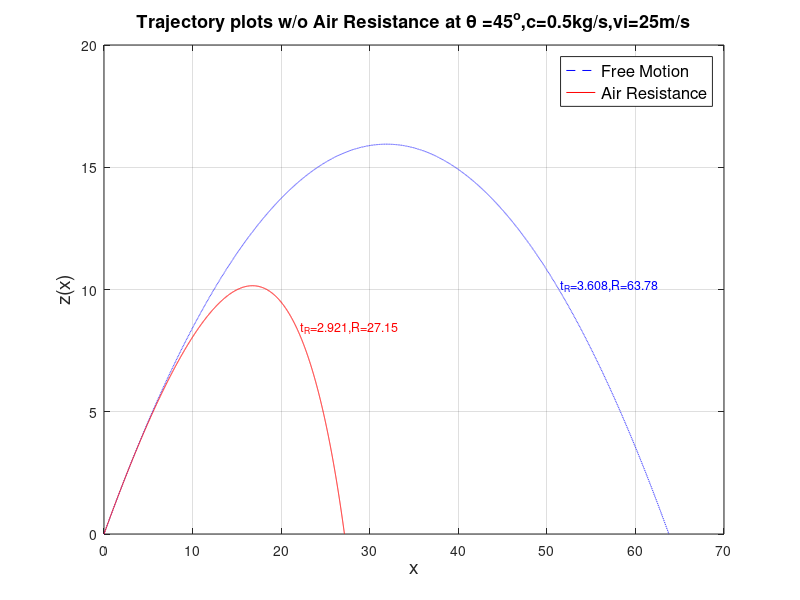

MATLAB code for this plot:
%projectile2.m - motion with air resistance
%plots the projectile trajectory:
%z(x)=(m*g/c+viz)*(x-xi)/vix+m^2*g*log(1-c*(x-xi)/m/vix)/c^2
clear;
vi=25;zi=0;xi=0;th=45;g=9.8;%initial: speed, positions, angle, gravity
c=0.5; m=1; % Drag Coeff and mass
vix=vi*cos(th*2*pi/360); viz=vi*sin(th*2*pi/360);%initial vi components
xmin=xi;xs=0.005;xmax=2*vix*viz/g;% Range without air resistance
x=[xmin:xs:xmax];
z=zi+viz*(x-xi)/vix-0.5*g*((x-xi)/vix).^2;% z(x) without air resistance
tmax=2*viz/g; %no air resistance round trip time for initial guess
%fprintf('Free Motion: t_R %f sec, R= %f m\n',tmax,xmax)
stra=cat(2,'t_R=',num2str(tmax,4),',R=',num2str(xmax,4));
%======= Newton Raphson Method for time to land
Nt=0; tdiff=1;
while Nt < 5 & tdiff > 0.0001, % iteration conditions
    Nt=Nt+1;                   % counter
    f=(m/c+viz/g)*(1-exp(-c*tmax/m))-tmax;% function whose zero we seek
    fp=c*(m/c+viz/g)*exp(-c*tmax/m)/m-1;  % derivative 
    tdiff=f/fp;tmax=tmax-tdiff;% tmax becomes the new guess
end
% ============================
xmaxf=m*vix*(1-exp(-c*tmax/m))/c;%Range with air resistance
xf=[xmin:xs:xmaxf];
zf=(m*g/c+viz)*(xf-xi)/vix+m^2*g*log(1-c*(xf-xi)/m/vix)/c^2;
plot(x,z,'b--',xf,zf,'r');
str0=cat(2,'\theta =',num2str(th),'^o',',c=',...
    num2str(c),'kg/s', ',vi=',num2str(vi),'m/s');
str1=cat(2,'Trajectory plots w/o Air Resistance',' at ',str0);
title(str1,'FontSize',13); ylabel('z(x)','FontSize',14)
xlabel('x','FontSize',14); grid on;
h=legend('Free Motion','Air Resistance'); set(h,'FontSize',12)
%fprintf('With Air Resistance: t_R %f sec, R= %f m\n',tmax,xmaxf)
strb=cat(2,'t_R=',num2str(tmax,4),',R=',num2str(xmaxf,4));
Ma=round(4*length(x)/5); Mb=round(4*length(xf)/5);
text(x(Ma)*(1+0.01),z(Ma),stra,'FontSize',9,'Color','blue');
text(xf(Mb)*(1+0.02),zf(Mb),strb,'FontSize',9,'Color','red');